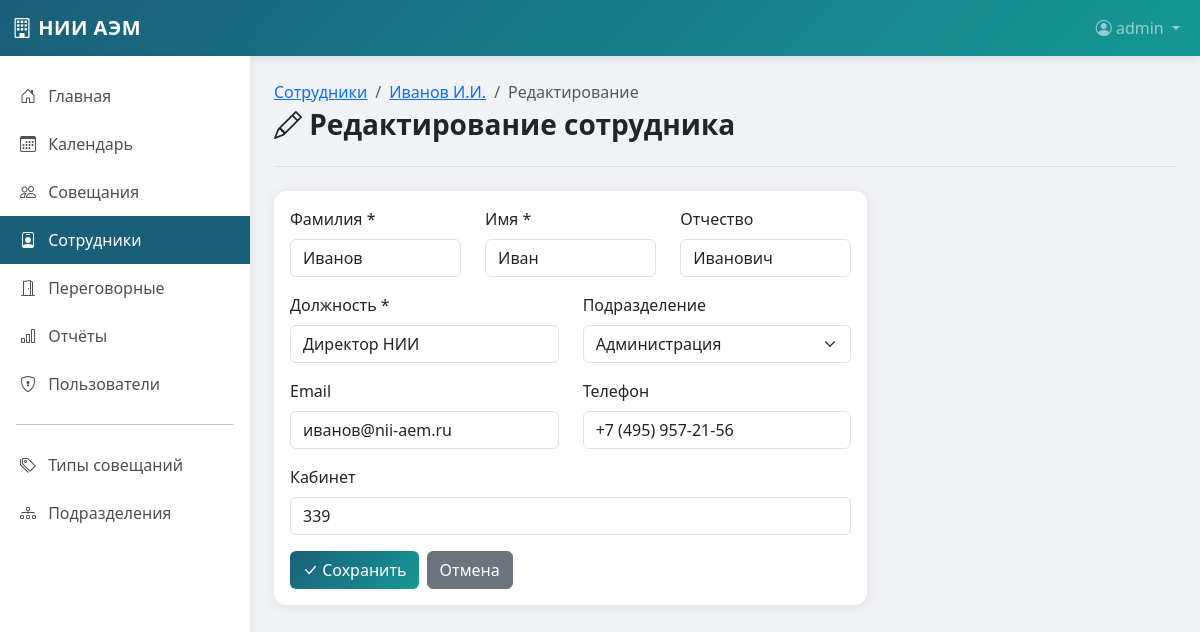
/employees/1/edit (signed in), run on the app's committed database.
### app/models.py (models this page shows, shortened)
class User(UserMixin, db.Model):
    id = db.Column(db.Integer, primary_key=True)
    username = db.Column(db.String(64), unique=True, nullable=False, index=True)
    email = db.Column(db.String(120), unique=True, nullable=False, index=True)
    password_hash = db.Column(db.String(256))
    role = db.Column(db.String(20), default='user')  # admin, manager, user
    employee_id = db.Column(db.Integer, db.ForeignKey('employee.id'), nullable=True)
    is_active = db.Column(db.Boolean, default=True)  # True = активен, False = заблокирован
    created_at = db.Column(db.DateTime, default=lambda: datetime.now(timezone.utc))
    employee = db.relationship('Employee', backref='user_account', uselist=False)
    def is_admin(self):
        return self.role == 'admin'
    def is_manager(self):
        return self.role in ['admin', 'manager']

class Employee(db.Model):
    id = db.Column(db.Integer, primary_key=True)
    last_name = db.Column(db.String(100), nullable=False)
    first_name = db.Column(db.String(100), nullable=False)
    middle_name = db.Column(db.String(100))
    position = db.Column(db.String(200), nullable=False)
    department_id = db.Column(db.Integer, db.ForeignKey('department.id'))
    email = db.Column(db.String(120), unique=True)
    phone = db.Column(db.String(20))
    office = db.Column(db.String(20))
    is_active = db.Column(db.Boolean, default=True)
    created_at = db.Column(db.DateTime, default=lambda: datetime.now(timezone.utc))
    organized_meetings = db.relationship('Meeting', backref='organizer', lazy='dynamic',
                                        foreign_keys='Meeting.organizer_id')
    @property
    def short_name(self):
        result = f'{self.last_name} {self.first_name[0]}.'
        if self.middle_name:
            result += f'{self.middle_name[0]}.'
        return result

### app/routes/employees.py (the view, shortened to what this page needs)
@bp.route('/<int:id>/edit', methods=['GET', 'POST'])
@login_required
@manager_required  # Fix #1
def edit(id):
    employee = Employee.query.get_or_404(id)
    departments = Department.query.all()
    return render_template('employees/edit.html', employee=employee, departments=departments)

### app/models.py (called while the page is built)
@login_manager.user_loader
def load_user(id):
    return User.query.get(int(id))

### app/templates/employees/edit.html (shortened to what this page needs)
{% extends "base.html" %}
{% block content %}
<div class="page-header">
    <nav aria-label="breadcrumb">
        <ol class="breadcrumb mb-1">
            <li class="breadcrumb-item"><a href="{{ url_for('employees.index') }}">Сотрудники</a></li>
            <li class="breadcrumb-item"><a href="{{ url_for('employees.view', id=employee.id) }}">{{ employee.short_name }}</a></li>
            <li class="breadcrumb-item active">Редактирование</li>
        </ol>
    </nav>
    <h1><i class="bi bi-pencil"></i> Редактирование сотрудника</h1>
</div>
<div class="row">
    <div class="col-lg-8">
        <div class="card">
            <div class="card-body">
                <form method="POST">
                    <div class="row mb-3">
                        <div class="col-md-4">
                            <label for="last_name" class="form-label">Фамилия *</label>
                            <input type="text" class="form-control" id="last_name" name="last_name"
                                   value="{{ employee.last_name }}" required>
                        </div>
                        <div class="col-md-4">
                            <label for="first_name" class="form-label">Имя *</label>
                            <input type="text" class="form-control" id="first_name" name="first_name"
                                   value="{{ employee.first_name }}" required>
                        </div>
                        <div class="col-md-4">
                            <label for="middle_name" class="form-label">Отчество</label>
                            <input type="text" class="form-control" id="middle_name" name="middle_name"
                                   value="{{ employee.middle_name or '' }}">
                        </div>
                    </div>
                    <div class="row mb-3">
                        <div class="col-md-6">
                            <label for="position" class="form-label">Должность *</label>
                            <input type="text" class="form-control" id="position" name="position"
                                   value="{{ employee.position }}" required>
                        </div>
                        <div class="col-md-6">
                            <label for="department_id" class="form-label">Подразделение</label>
                            <select class="form-select" id="department_id" name="department_id">
                                {% for dept in departments %}
                                <option value="{{ dept.id }}" {{ 'selected' if employee.department_id == dept.id }}>
                                    {{ dept.name }}
                                </option>
                                {% endfor %}
                            </select>
                        </div>
                    </div>
                    <div class="row mb-3">
                        <div class="col-md-6">
                            <label for="email" class="form-label">Email</label>
                            <input type="email" class="form-control" id="email" name="email"
                                   value="{{ employee.email or '' }}">
                        </div>
                        <div class="col-md-6">
                            <label for="phone" class="form-label">Телефон</label>
                            <input type="text" class="form-control" id="phone" name="phone"
                                   value="{{ employee.phone or '' }}">
                        </div>
                    </div>
                    <div class="mb-3">
                        <label for="office" class="form-label">Кабинет</label>
                        <input type="text" class="form-control" id="office" name="office"
                               value="{{ employee.office or '' }}">
                    </div>
                    <div class="d-flex gap-2">
                        <button type="submit" class="btn btn-primary">
                            <i class="bi bi-check-lg"></i> Сохранить
                        </button>
                        <a href="{{ url_for('employees.view', id=employee.id) }}" class="btn btn-secondary">Отмена</a>
                    </div>
                </form>
            </div>
        </div>
    </div>
</div>
{% endblock %}

### app/templates/base.html (shortened to what this page needs)
<!DOCTYPE html>
<html lang="ru">
<head>
    <link href="https://cdn.jsdelivr.net/npm/bootstrap@5.3.2/dist/css/bootstrap.min.css" rel="stylesheet">
    <link href="https://cdn.jsdelivr.net/npm/bootstrap-icons@1.11.1/font/bootstrap-icons.css" rel="stylesheet">
    <link href="https://cdn.jsdelivr.net/npm/fullcalendar@6.1.10/index.global.min.css" rel="stylesheet">
</head>
<body>
    <nav class="navbar navbar-expand-lg navbar-dark">
        <div class="container-fluid">
            <a class="navbar-brand" href="{{ url_for('main.index') }}">
                <i class="bi bi-building"></i> НИИ АЭМ
            </a>
            <div class="collapse navbar-collapse" id="navbarNav">
                <ul class="navbar-nav ms-auto">
                    {% if current_user.is_authenticated %}
                    <li class="nav-item dropdown">
                        <a class="nav-link dropdown-toggle" href="#" id="userDropdown" role="button"
                           data-bs-toggle="dropdown" aria-expanded="false">
                            <i class="bi bi-person-circle"></i> {{ current_user.username }}
                        </a>
                    </li>
                    {% endif %}
                </ul>
            </div>
        </div>
    </nav>
    <div class="d-flex">
        {% if current_user.is_authenticated %}
        <nav class="sidebar d-none d-md-block">
            <ul class="nav flex-column">
                <li class="nav-item">
                    <a class="nav-link {{ 'active' if request.endpoint == 'main.index' }}"
                       href="{{ url_for('main.index') }}">
                        <i class="bi bi-house-door"></i> Главная
                    </a>
                </li>
                <li class="nav-item">
                    <a class="nav-link {{ 'active' if request.endpoint == 'main.calendar' }}"
                       href="{{ url_for('main.calendar') }}">
                        <i class="bi bi-calendar3"></i> Календарь
                    </a>
                </li>
                <li class="nav-item">
                    <a class="nav-link {{ 'active' if 'meetings' in request.endpoint }}"
                       href="{{ url_for('meetings.index') }}">
                        <i class="bi bi-people"></i> Совещания
                    </a>
                </li>
                <li class="nav-item">
                    <a class="nav-link {{ 'active' if 'employees' in request.endpoint }}"
                       href="{{ url_for('employees.index') }}">
                        <i class="bi bi-person-badge"></i> Сотрудники
                    </a>
                </li>
                <li class="nav-item">
                    <a class="nav-link {{ 'active' if 'rooms' in request.endpoint }}"
                       href="{{ url_for('rooms.index') }}">
                        <i class="bi bi-door-open"></i> Переговорные
                    </a>
                </li>
                <li class="nav-item">
                    <a class="nav-link {{ 'active' if 'reports' in request.endpoint }}"
                       href="{{ url_for('reports.index') }}">
                        <i class="bi bi-bar-chart"></i> Отчёты
                    </a>
                </li>
                {% if current_user.is_admin() %}
                <li class="nav-item">
                    <a class="nav-link {{ 'active' if 'admin' in request.endpoint }}"
                       href="{{ url_for('admin.users') }}">
                        <i class="bi bi-shield-lock"></i> Пользователи
                    </a>
                </li>
                {% endif %}
                <hr class="mx-3">
                <li class="nav-item">
                    <a class="nav-link" href="{{ url_for('meetings.types') }}">
                        <i class="bi bi-tags"></i> Типы совещаний
                    </a>
                </li>
                <li class="nav-item">
                    <a class="nav-link" href="{{ url_for('employees.departments') }}">
                        <i class="bi bi-diagram-3"></i> Подразделения
                    </a>
                </li>
            </ul>
        </nav>
        {% endif %}
        <main class="main-content flex-grow-1">
            {% block content %}{% endblock %}
        </main>
    </div>
</body>
</html>

### app/templates/base.html (style rules this page uses)
:root { --primary-color: #1a5f7a; --secondary-color: #159895; --accent-color: #57c5b6; --light-color: #f8f9fa; --dark-color: #212529; }
body { font-family: 'Segoe UI', Tahoma, Geneva, Verdana, sans-serif; background-color: #f0f2f5; min-height: 100vh; }
.navbar { background: linear-gradient(135deg, var(--primary-color), var(--secondary-color)); box-shadow: 0 2px 10px rgba(0,0,0,0.1); }
.navbar-brand { font-weight: 700; letter-spacing: 0.5px; }
.sidebar { background: white; box-shadow: 2px 0 10px rgba(0,0,0,0.05); min-height: calc(100vh - 56px); position: fixed; top: 56px; left: 0; width: 250px; z-index: 100; padding-top: 1rem; }
.sidebar .nav-link { color: #495057; padding: 0.75rem 1.25rem; border-radius: 0; transition: all 0.2s; }
.sidebar .nav-link.active { background-color: var(--primary-color); color: white; }
.sidebar .nav-link i { width: 24px; margin-right: 8px; }
.main-content { margin-left: 250px; padding: 1.5rem; min-height: calc(100vh - 56px); }
.card { border: none; border-radius: 12px; box-shadow: 0 2px 12px rgba(0,0,0,0.08); transition: transform 0.2s, box-shadow 0.2s; }
.btn-primary { background: linear-gradient(135deg, var(--primary-color), var(--secondary-color)); border: none; }
.page-header { margin-bottom: 1.5rem; padding-bottom: 1rem; border-bottom: 1px solid #dee2e6; }
.page-header h1 { font-size: 1.75rem; font-weight: 600; color: var(--dark-color); }

### data on the page
User: username "admin"
Employee: short_name "Иванов И.И.", last_name "Иванов", first_name "Иван", middle_name "Иванович", position "Директор НИИ", email "иванов@nii-aem.ru", phone "+7 (495) 957-21-56", office "339"

### other printed values
form field department_id "Администрация"
